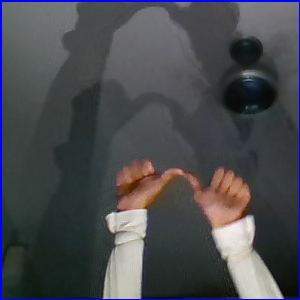
#> input picture CNN/training-images-kartik/Letters/a/127.png, 300 x 300 px, found by its file name; its folder holds only this picture in this run
$ python CNN-trial.py
#> lines starting #> are read from the running program, lines starting #| are printed output that depends on the picture; after the words box and inside, x2 and y2 are one past the last pixel; in counts of white or black regions, pixels touching at a corner belong together
import numpy as np
import pandas as pd
# import scipy
# from skimage import io
import cv2
import os
from keras.models import Sequential
from keras.layers import Dense, Conv2D, MaxPooling2D, Dropout, Flatten
from keras.utils import np_utils
from keras.utils.np_utils import to_categorical
from sklearn.cross_validation import train_test_split
from matplotlib import pyplot as plt
from keras.models import model_from_json
from sklearn.preprocessing import LabelEncoder

lower = np.array([0,145,60],np.uint8)
upper = np.array([255,180,127],np.uint8)
letters=["a","b","c","d","e","f","g","h","i","j","k","l","m","n","o","p","q","r","s","t","u","v","w","x","y","z"]
images=[]
labels=[]
for letter in letters:
    letter_files=os.listdir("training-images-kartik/Letters/"+str(letter))
    for image_file in letter_files:
        image = cv2.imread("training-images-kartik/Letters/"+str(letter)+"/"+image_file)
#> image is the input picture: shape (300, 300, 3); mean B, G, R 78.5, 74.8, 73.5
        print("Reading Image:"+str(letter)+"/"+image_file+"\t\r", end="")
        blur = cv2.blur(image,(3,3))
        ycrcb = cv2.cvtColor(blur,cv2.COLOR_BGR2YCR_CB)
#> ycrcb: shape (300, 300, 3); mean of channels 0, 1, 2 74.9, 127.1, 129.8
        mask2 = cv2.inRange(ycrcb,lower,upper)
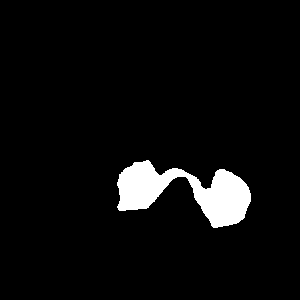
#> mask2: shape (300, 300); 4.9% white; 1 white region, box (x1, y1, x2, y2) and area: (117, 160, 251, 228) 4411
        image = cv2.bitwise_and(image,image,mask = mask2)
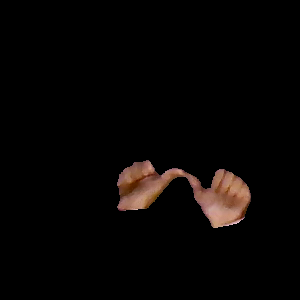
#> image: shape (300, 300, 3); mean B, G, R 4.1, 5.1, 7.5
        images.append(image)
        labels.append(ord(letter)-97)
#> pass 2 of the loop `for letter in letters:`:
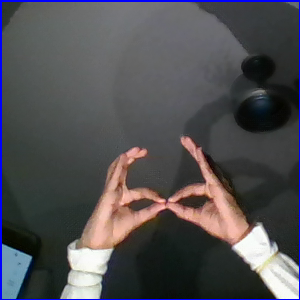
#> input picture CNN/training-images-kartik/Letters/b/113.png, 300 x 300 px, found by its file name
#> image is the input picture: shape (300, 300, 3); mean B, G, R 82.7, 79.8, 81.2
#> ycrcb: shape (300, 300, 3); mean of channels 0, 1, 2 80.6, 128.5, 128.9
#> `mask2 = cv2.inRange(ycrcb,lower,upper)`:
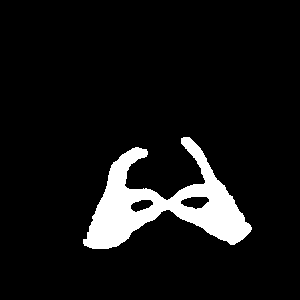
#> mask2: shape (300, 300); 8.2% white; 1 white region, box (x1, y1, x2, y2) and area: (83, 137, 252, 249) 7359
#> `image = cv2.bitwise_and(image,image,mask = mask2)`:
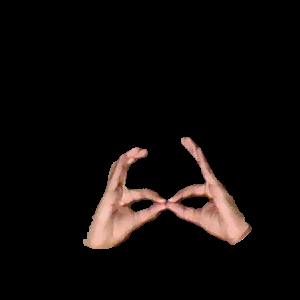
#> image: shape (300, 300, 3); mean B, G, R 10, 11.4, 15.7
#> (the run stopped early here; a loop or call above may not have finished)
